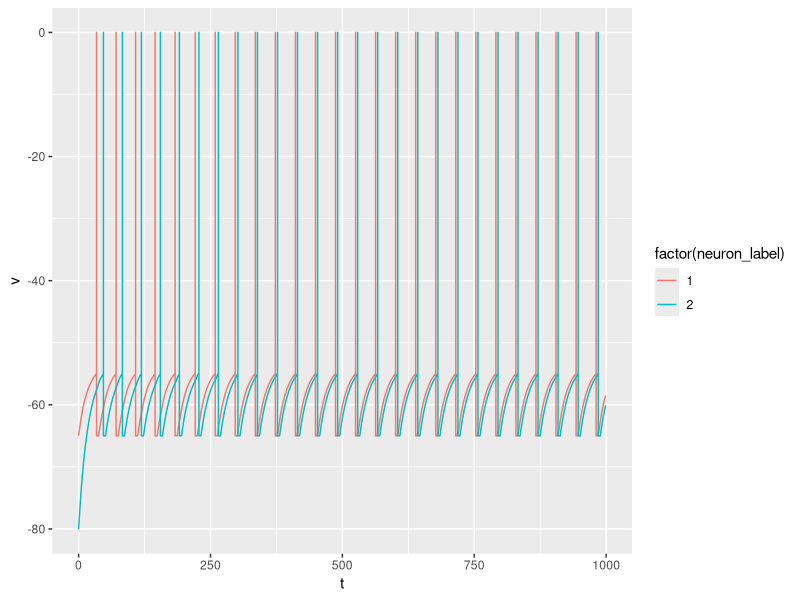

Generate this figure with R:
rm(list = ls())
library(tidyverse)
VALUES <- data.frame(
  tau = 20.0, ## ms
  v_rest = -65.0, ## mV
  v_reset = -65.0, ## mV
  theta = -55.0, ## mV
  r_m = 1.0, ##MOhm
  dt = 1.0, ## ms
  t = 1000.0, ##ms
  i_ext = 12.0, ##nA
  n = 2,
  tau_syn = 5.0, ##ms
  r_syn = 1.0, ##M0hm
  w = 2.0,  ###結合強度
  t_refr = 5.0, ##ms
  delay_syn = 2.0 #ms
)

VALUES <-VALUES %>% mutate(
  .,
  nt = t / dt, ##times
  nt_refr = t_refr / dt,
  ndelay_syn = delay_syn / dt
)

DF <- data.frame(
  t = numeric(), 
  v1 = numeric(), v2 = numeric(), 
  s1 = numeric(), s2 = numeric() 
)


v <- c(VALUES$v_rest, VALUES$v_rest - 15 )
i_syn <- c(0.0, 0.0)
s <- c(0, 0)
ts <- c(0, 0)
refr <- c(0, 0)


### function for the array updating



for(i in 0:(VALUES$nt - 1)){
  t <- VALUES$dt * i
  DF <- rbind(
    DF,
    data.frame(
      t = t, 
      v1 = v[1], v2 = v[2], 
      s1 = s[1], s2 = s[2]
    )
  )
  timing <- 
  i_syn <- exp( - VALUES$dt / VALUES$tau_syn) * 
    i_syn + VALUES$w * c(ts[rep(2:1, length.out = VALUES$n)] + VALUES$ndelay_syn == i)
  
  v <- v + 
    VALUES$dt *
    (
      -(v - VALUES$v_rest) +
        VALUES$r_syn * i_syn + 
        VALUES$r_m * VALUES$i_ext
    ) / 
    VALUES$tau
  
  s <- v > VALUES$theta
  ts <- ifelse(s, i + 1, ts)
  
  
  if(s[1]){
    DF <- rbind(
      DF,
      data.frame(
        t = t + VALUES$dt,
        v1 = v[1], v2 = v[2],
        s1 = s[1], s2 = s[2]
      )
    )
    DF <- rbind(
      DF,
      data.frame(
        t = t + VALUES$dt,
        v1 = 0.0, v2 = v[2],
        s1 = s[1], s2 = s[2]
      )
    )
  }
  if(s[2]){
    DF <- rbind(
      DF,
      data.frame(
        t = t + VALUES$dt,
        v1 = v[1], v2 = v[2],
        s1 = s[1], s2 = s[2]
      )
    )
    DF <- rbind(
      DF,
      data.frame(
        t = t + VALUES$dt,
        v1 = v[1], v2 = 0,
        s1 = s[1], s2 = s[2]
      )
    )
  }
  
  refr <- ifelse(s, VALUES$nt_refr, refr - 1)
  
  v = ifelse(refr > 0, VALUES$v_reset, v)
  
}

DF_LONG <- DF %>% pivot_longer(
  .,
  cols = c(v1, v2, s1, s2),
  names_to = c(".value", "neuron_label"),
  names_pattern = "([vs])(\\d)"
)

network_delay_spike <- DF_LONG %>% ggplot(
  .,
  aes(x = t, y = v, colour = factor(neuron_label))
) + geom_line()
network_delay_spike 
